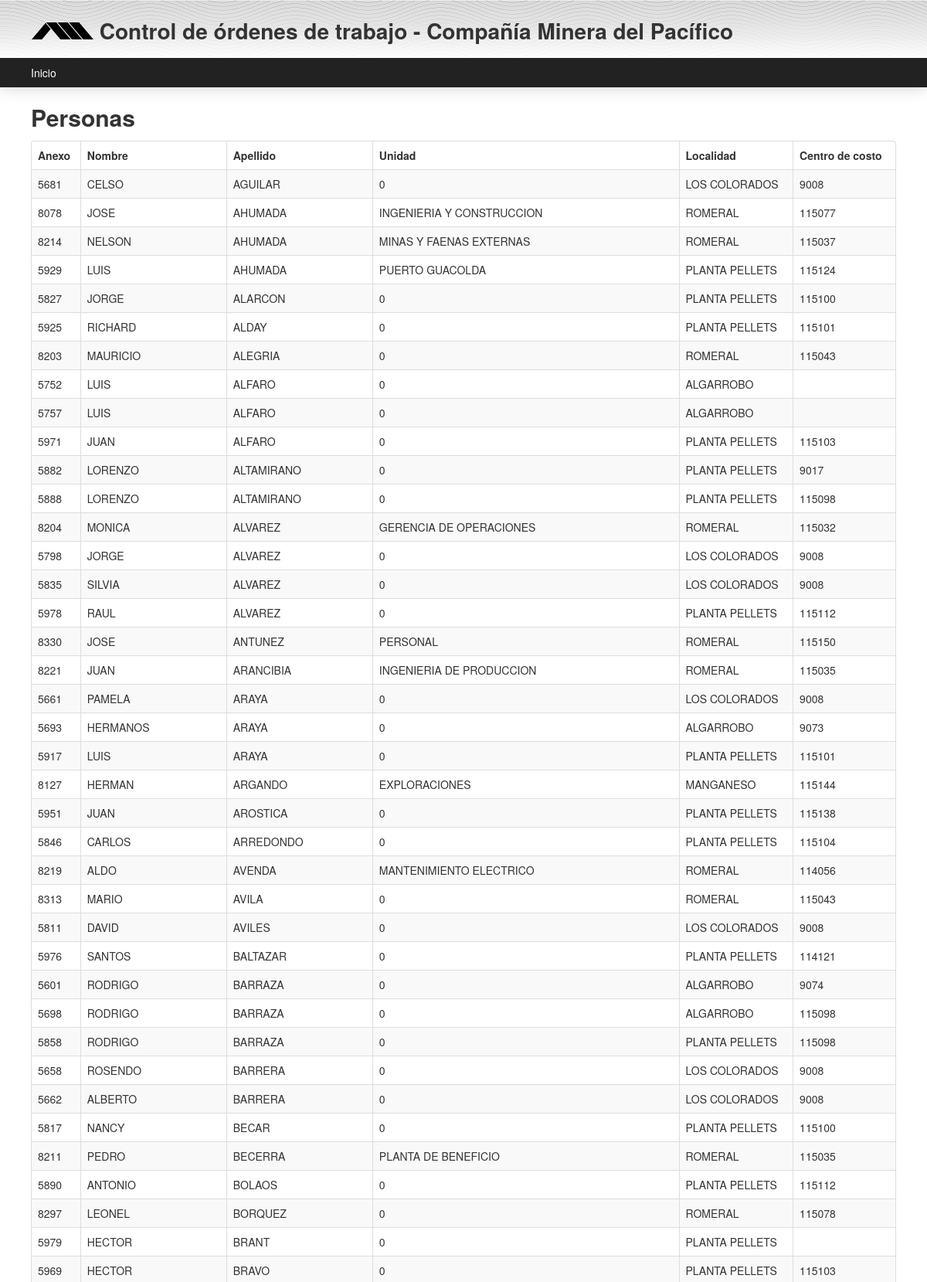
Page /cmp/guia/listar_personas.php (upper part) on the committed database.
### tables this page shows
CREATE TABLE IF NOT EXISTS `guia_personas` (
  `idguia_personas` int(11) NOT NULL AUTO_INCREMENT,
  `anexo` int(11) DEFAULT NULL,
  `nombre` varchar(50) DEFAULT NULL,
  `apellido` varchar(50) DEFAULT NULL,
  `unidad` varchar(45) DEFAULT NULL,
  `localidad` varchar(45) DEFAULT NULL,
  `centro_de_costo` int(11) DEFAULT NULL,
  PRIMARY KEY (`idguia_personas`)
);

### cmp/guia/listar_personas.php (the view, shortened to what this page needs)
<!DOCTYPE HTML PUBLIC "-//W3C//DTD HTML 4.01 Transitional//EN" "http://www.w3.org/TR/html4/loose.dtd">
<html>
<head>
  <?php include ("../include/head.php")?>
</head>
<body>
<div id="container">
<?php include ("../include/menu.php"); ?>
<div id="content">
<h2>Personas</h2>
<?php
$sql= "SELECT `anexo`, `nombre`, `apellido`, `unidad`, `localidad`, `centro_de_costo`
       FROM `guia_personas` " ;
$result = mysql_query($sql) or die(mysql_error());
$rows = mysql_num_rows($result);
?>
    <div style="overflow-x: auto; overflow-y: hidden;">
<?php
     if ( $rows == 0) : ?>
    <p>No se encontraron registros con los datos ingresados.</p>
<?php else : ?>
    <table id="tabla_agenda" class="ui-widget ui-widget-content table table-striped table-bordered">
      <thead class="ui-widget-header">
      <tr>
      	<th scope="col">Anexo</th>
		<th scope="col">Nombre</th>
		<th scope="col">Apellido</th>
		<th scope="col">Unidad</th>
		<th scope="col">Localidad</th>
		<th scope="col">Centro de costo</th>
      </tr>
      </thead>
      <tbody>
   <?php
     for ($i = 0; $i < $rows; $i++)
     $agenda[] = mysql_fetch_assoc($result);
   ?>
	    <?php for ($i = 0; $i < $rows; $i++): ?>
	<tr>
		    <td><?php echo $agenda[$i]['anexo']; ?></td>
	        <td><?php echo $agenda[$i]['nombre']; ?></td>
   	        <td><?php echo $agenda[$i]['apellido']; ?></td>
   	        <td><?php echo $agenda[$i]['unidad']; ?></td>
   	        <td><?php echo $agenda[$i]['localidad'] ?></td>
	        <td><?php echo $agenda[$i]['centro_de_costo'] ?></td>
    <?php
             endfor;
    ?>
      </tr>
      </tbody>
    </table>
<?php endif; ?>
    </div>
</div>
</div>
</body>
</html>

### cmp/css/global.css (style rules this page uses)
h2 { margin-bottom: 10px; }

### rows in the picture
guia_personas: anexo "5681", nombre "CELSO", apellido "AGUILAR", unidad "0", localidad "LOS COLORADOS", centro_de_costo "9008"
guia_personas: anexo "8078", nombre "JOSE", apellido "AHUMADA", unidad "INGENIERIA Y CONSTRUCCION", localidad "ROMERAL", centro_de_costo "115077"
guia_personas: anexo "8214", nombre "NELSON", apellido "AHUMADA", unidad "MINAS Y FAENAS EXTERNAS", localidad "ROMERAL", centro_de_costo "115037"
guia_personas: anexo "5929", nombre "LUIS", apellido "AHUMADA", unidad "PUERTO GUACOLDA", localidad "PLANTA PELLETS", centro_de_costo "115124"
guia_personas: anexo "5827", nombre "JORGE", apellido "ALARCON", unidad "0", localidad "PLANTA PELLETS", centro_de_costo "115100"
guia_personas: anexo "5925", nombre "RICHARD", apellido "ALDAY", unidad "0", localidad "PLANTA PELLETS", centro_de_costo "115101"
guia_personas: anexo "8203", nombre "MAURICIO", apellido "ALEGRIA", unidad "0", localidad "ROMERAL", centro_de_costo "115043"
guia_personas: anexo "5752", nombre "LUIS", apellido "ALFARO", unidad "0", localidad "ALGARROBO"
guia_personas: anexo "5757", nombre "LUIS", apellido "ALFARO", unidad "0", localidad "ALGARROBO"
guia_personas: anexo "5971", nombre "JUAN", apellido "ALFARO", unidad "0", localidad "PLANTA PELLETS", centro_de_costo "115103"
guia_personas: anexo "5882", nombre "LORENZO", apellido "ALTAMIRANO", unidad "0", localidad "PLANTA PELLETS", centro_de_costo "9017"
guia_personas: anexo "5888", nombre "LORENZO", apellido "ALTAMIRANO", unidad "0", localidad "PLANTA PELLETS", centro_de_costo "115098"
guia_personas: anexo "8204", nombre "MONICA", apellido "ALVAREZ", unidad "GERENCIA DE OPERACIONES", localidad "ROMERAL", centro_de_costo "115032"
guia_personas: anexo "5798", nombre "JORGE", apellido "ALVAREZ", unidad "0", localidad "LOS COLORADOS", centro_de_costo "9008"
guia_personas: anexo "5835", nombre "SILVIA", apellido "ALVAREZ", unidad "0", localidad "LOS COLORADOS", centro_de_costo "9008"
guia_personas: anexo "5978", nombre "RAUL", apellido "ALVAREZ", unidad "0", localidad "PLANTA PELLETS", centro_de_costo "115112"
guia_personas: anexo "8330", nombre "JOSE", apellido "ANTUNEZ", unidad "PERSONAL", localidad "ROMERAL", centro_de_costo "115150"
guia_personas: anexo "8221", nombre "JUAN", apellido "ARANCIBIA", unidad "INGENIERIA DE PRODUCCION", localidad "ROMERAL", centro_de_costo "115035"
guia_personas: anexo "5661", nombre "PAMELA", apellido "ARAYA", unidad "0", localidad "LOS COLORADOS", centro_de_costo "9008"
guia_personas: anexo "5693", nombre "HERMANOS", apellido "ARAYA", unidad "0", localidad "ALGARROBO", centro_de_costo "9073"
guia_personas: anexo "5917", nombre "LUIS", apellido "ARAYA", unidad "0", localidad "PLANTA PELLETS", centro_de_costo "115101"
guia_personas: anexo "8127", nombre "HERMAN", apellido "ARGANDO", unidad "EXPLORACIONES", localidad "MANGANESO", centro_de_costo "115144"
guia_personas: anexo "5951", nombre "JUAN", apellido "AROSTICA", unidad "0", localidad "PLANTA PELLETS", centro_de_costo "115138"
guia_personas: anexo "5846", nombre "CARLOS", apellido "ARREDONDO", unidad "0", localidad "PLANTA PELLETS", centro_de_costo "115104"
guia_personas: anexo "8219", nombre "ALDO", apellido "AVENDA", unidad "MANTENIMIENTO ELECTRICO", localidad "ROMERAL", centro_de_costo "114056"
guia_personas: anexo "8313", nombre "MARIO", apellido "AVILA", unidad "0", localidad "ROMERAL", centro_de_costo "115043"
guia_personas: anexo "5811", nombre "DAVID", apellido "AVILES", unidad "0", localidad "LOS COLORADOS", centro_de_costo "9008"
guia_personas: anexo "5976", nombre "SANTOS", apellido "BALTAZAR", unidad "0", localidad "PLANTA PELLETS", centro_de_costo "114121"
guia_personas: anexo "5601", nombre "RODRIGO", apellido "BARRAZA", unidad "0", localidad "ALGARROBO", centro_de_costo "9074"
guia_personas: anexo "5698", nombre "RODRIGO", apellido "BARRAZA", unidad "0", localidad "ALGARROBO", centro_de_costo "115098"
guia_personas: anexo "5858", nombre "RODRIGO", apellido "BARRAZA", unidad "0", localidad "PLANTA PELLETS", centro_de_costo "115098"
guia_personas: anexo "5658", nombre "ROSENDO", apellido "BARRERA", unidad "0", localidad "LOS COLORADOS", centro_de_costo "9008"
guia_personas: anexo "5662", nombre "ALBERTO", apellido "BARRERA", unidad "0", localidad "LOS COLORADOS", centro_de_costo "9008"
guia_personas: anexo "5817", nombre "NANCY", apellido "BECAR", unidad "0", localidad "PLANTA PELLETS", centro_de_costo "115100"
guia_personas: anexo "8211", nombre "PEDRO", apellido "BECERRA", unidad "PLANTA DE BENEFICIO", localidad "ROMERAL", centro_de_costo "115035"
guia_personas: anexo "5890", nombre "ANTONIO", apellido "BOLAOS", unidad "0", localidad "PLANTA PELLETS", centro_de_costo "115112"
guia_personas: anexo "8297", nombre "LEONEL", apellido "BORQUEZ", unidad "0", localidad "ROMERAL", centro_de_costo "115078"
guia_personas: anexo "5979", nombre "HECTOR", apellido "BRANT", unidad "0", localidad "PLANTA PELLETS"
guia_personas: anexo "5969", nombre "HECTOR", apellido "BRAVO", unidad "0", localidad "PLANTA PELLETS", centro_de_costo "115103"
